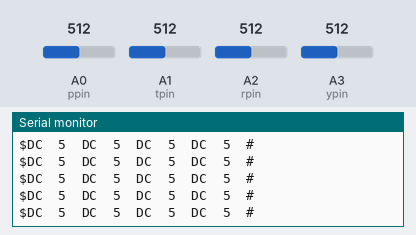
The sketch below on a simulated Arduino Uno, built with avr-gcc and run on an emulated ATmega328P. Shown: the last lines printed to the serial monitor. Inputs (shaded band) come from the test bench; at power-on: A0 (ppin) = 512, A1 (tpin) = 512, A2 (rpin) = 512, A3 (ypin) = 512.

Above: at 1.7 s.
1.8 s: A0 (ppin) set to 716
At 2.7 s:
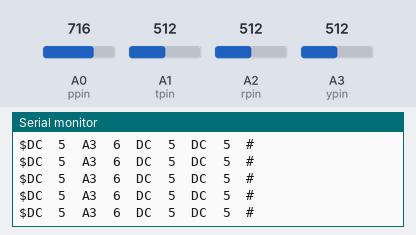
3.7 s: A1 (tpin) set to 716
At 4.5 s:
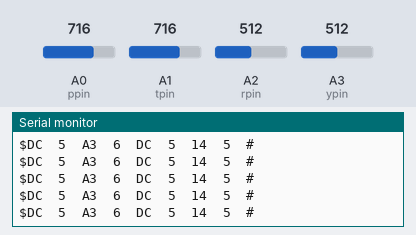
5.6 s: A2 (rpin) set to 716
At 6.4 s:
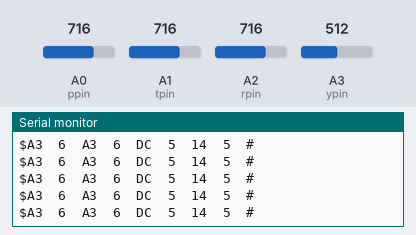
7.5 s: A3 (ypin) set to 716
At 8.2 s:
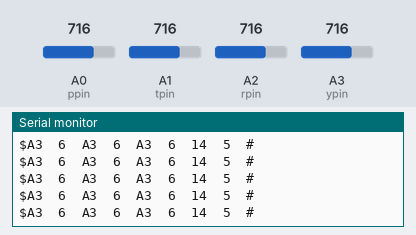
9.4 s: A0 (ppin) set to 992
At 10.0 s:
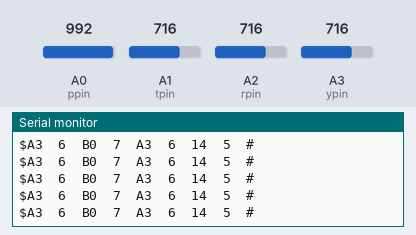
11.3 s: A2 (rpin) set to 992
At 12.3 s:
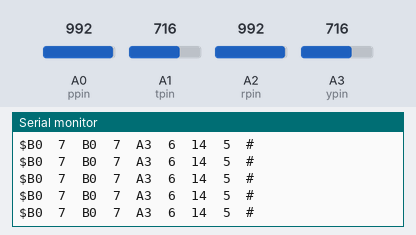

Measured:
- after the input at 1.8 s, the serial monitor: prints a new line at once (image 1)
- after the input at 3.7 s, the serial monitor: prints a new line at once (image 2)
- after the input at 5.6 s, the serial monitor: prints a new line at once (image 3)
- after the input at 7.5 s, the serial monitor: prints a new line at once (image 4)
- after the input at 9.4 s, the serial monitor: prints a new line at once (image 5)
- after the input at 11.3 s, the serial monitor: prints a new line at once (image 6)

The sketch:

xbee-rc-controller.ino
```cpp
//
// An RC radio controller for MultiWii quadcopters.
// Carl Stubens, 2013
//
// v0.1
//
// Modified by James Hosken 2018

#include <Wire.h>

// Configuration:
#define READ_JOYSTICKS      1
#define SEND_MSP            1
#define PRINT_ANALOG        0
#define PRINT_BUTTONS       0
#define PRINT_RC_SIGNALS    0
#define REQUIRE_Z_BUTTONS   0

// Communications
#define BAUDRATE      9600
#define BAUDRATE_XBEE 9600
#define POLL_PERIOD 20 // 20ms --> 50Hz
#define PIN_PPM 4


// The opcode (message type ID) and message length for
// the MultiWii serial protocol's "SET_RAW_RC" message type.
#define MSP_SET_RAW_RC        200
#define MSP_SET_RAW_RC_LENGTH 16

// RC signal range to send to quad
#define RC_MIN 1000
#define RC_MID 1500
#define RC_MAX 2000

// The indices of the 8 signals in the following arrays
#define ROLL     0
#define PITCH    1
#define YAW      2
#define THROTTLE 3
#define AUX1     4
#define AUX2     5
#define AUX3     6
#define AUX4     7

// Calibration settings for each axis.
// Each axis has a minimum and maximum value.
int calib[4][2] = {
                    {0,  1024}, // roll
                    {0,  1024}, // pitch
                    {0,  1024}, // yaw
                    {1024, 0}  // throttle (INVERTED)
                  };

// The indices of the minimum and maximum values in
// the above calibration arrays.
#define MIN 0
#define MAX 1

// RC signals to send to the quad
// format: { roll, throttle, yaw, pitch, 0, 0, 0, 0 }
uint16_t rc_signals[4] = { 1234 };

// Buffer for storing the serializes byte form of the RC signals
uint8_t rc_bytes[8] = { 0 };

// We'll use SoftwareSerial to communicate with the XBee:
#include <SoftwareSerial.h>
// XBee's DOUT (TX) is connected to pin 2 (Arduino's Software RX)
// XBee's DIN (RX) is connected to pin 3 (Arduino's Software TX)
SoftwareSerial XBee(2, 3); // RX, TX


//init pins to read roll, pitch, yaw, throttle
int channels = 4;

int ypin = A3;
int tpin = A1;
int rpin = A2;
int ppin = A0;

void setup() {
  Serial.println();

  // Initialize serial connections
  Serial.begin(BAUDRATE);       // USB connection
  XBee.begin(BAUDRATE_XBEE);    // Xbee connection

  //Initialise analog read pins:
  pinMode(A0, INPUT);
  pinMode(A1, INPUT);
  pinMode(A2, INPUT);
  pinMode(A3, INPUT);

  Serial.println("Done.");
  delay(500);
}

void loop() {
  // Read data from nunchucks and compute RC signals
  if(READ_JOYSTICKS) {

    get_rc_signals(rc_signals);
  }

  // Send MultiWii Serial Protocol message
  if(SEND_MSP) {
    get_rc_bytes(rc_signals, rc_bytes);
    send_msp(MSP_SET_RAW_RC, rc_bytes, MSP_SET_RAW_RC_LENGTH);
  }

  // Print debugging information, if configured to do so:

  if(PRINT_ANALOG) {
    print_analog();
  }


  if(PRINT_RC_SIGNALS) {
    for(int i = 0; i < channels; i++) {
      Serial.print(rc_signals[i], DEC);
      Serial.print(' ');
    }
  }

  if(PRINT_ANALOG | PRINT_BUTTONS | PRINT_RC_SIGNALS) {
    Serial.println();
    Serial.flush();
  }

  delay(POLL_PERIOD);

} // End main loop


void send_msp(uint8_t opcode, uint8_t * data, uint8_t n_bytes) {
  uint8_t checksum = 0;

  // Send the MSP header and message length
  XBee.write("$");
  Serial.write("$");

  // Send the data bytes
  for(int i = 0; i < channels*2; i++) {
    XBee.write(data[i]);

    Serial.print(data[i], HEX);
    Serial.print("\t");
  }

  // Send the endchar
  XBee.write('#');
  Serial.print('#');
  Serial.println();
}


// BELOW contains functions which deal with translating joystick
// data into RC control signals wich are equivalent to the PWM RC
// values expected by MultiWii.

// Apply a calibration tuple (min, max) to some input
// value, and map the output onto (RC_MIN, RC_MAX).
int apply_calib(int x, int * calib) {
  x = map(x, calib[MIN], calib[MAX], RC_MIN, RC_MAX);
  x = constrain(x, RC_MIN, RC_MAX);
  return x;
}

// Set the RC signal array to the default values.
void zero_rc_signals(uint16_t * rc) {
  for(int i = 0; i < channels; i++) {
    rc[i] = RC_MID;
  }
  rc[THROTTLE] = RC_MIN;
}

// Compute RC signals from the latest nunchuk data.
void get_rc_signals(uint16_t * rc) {
  zero_rc_signals(rc);
  rc[ROLL]     = apply_calib(analogRead(rpin),     calib[ROLL]);
  rc[THROTTLE] = apply_calib(analogRead(tpin), calib[THROTTLE]);
  rc[YAW]      = apply_calib(analogRead(ypin),      calib[YAW]);
  rc[PITCH]    = apply_calib(analogRead(ppin),    calib[PITCH]);
}

// Set the RC bytes buffer to all zeros.
void zero_rc_bytes(uint8_t * buff) {
  for(int i = 0; i < channels*2; i++) {
    buff[i] = 0;
  }
}

// Compute the RC message data bytes based on the given RC signals.
void get_rc_bytes(uint16_t * rc, uint8_t * buff) {
  int j = 0;
  for(int i = 0; i < channels; i++) {
    buff[j++] = rc[i] & 0xFF;        // LSB first
    buff[j++] = (rc[i] >> 8) & 0xFF; // MSB second
  }

}


//PRINT ANALOG//

// Print the latest analog joystick data from nunchuks
void print_analog() {
  Serial.print(analogRead(rpin));
  Serial.print(' ');
  Serial.print(analogRead(ypin));
  Serial.print(' ');
  Serial.print(analogRead(ppin));
  Serial.print(' ');
  Serial.print(analogRead(tpin));
  Serial.print(' ');
}
```
